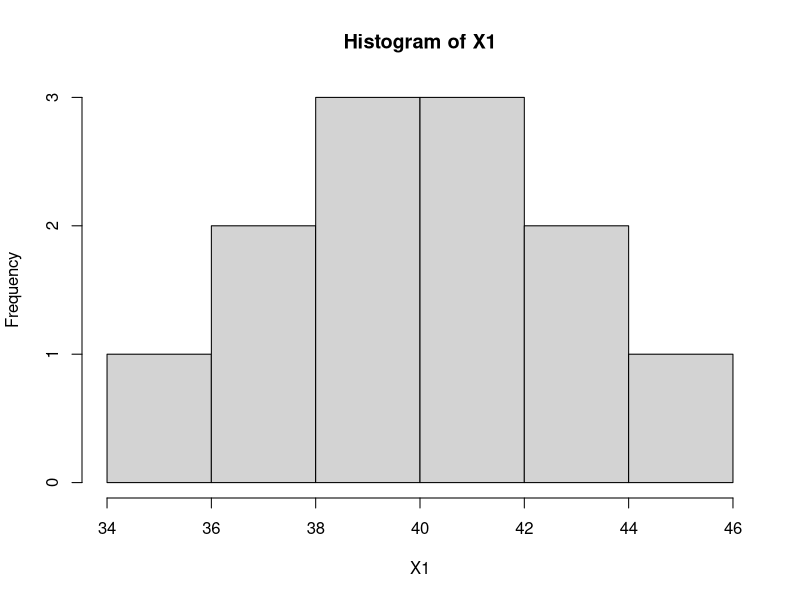
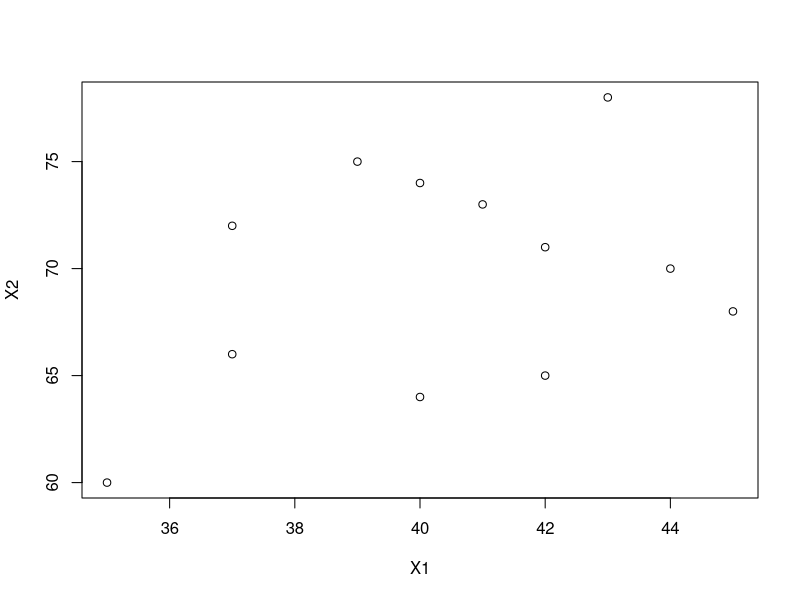
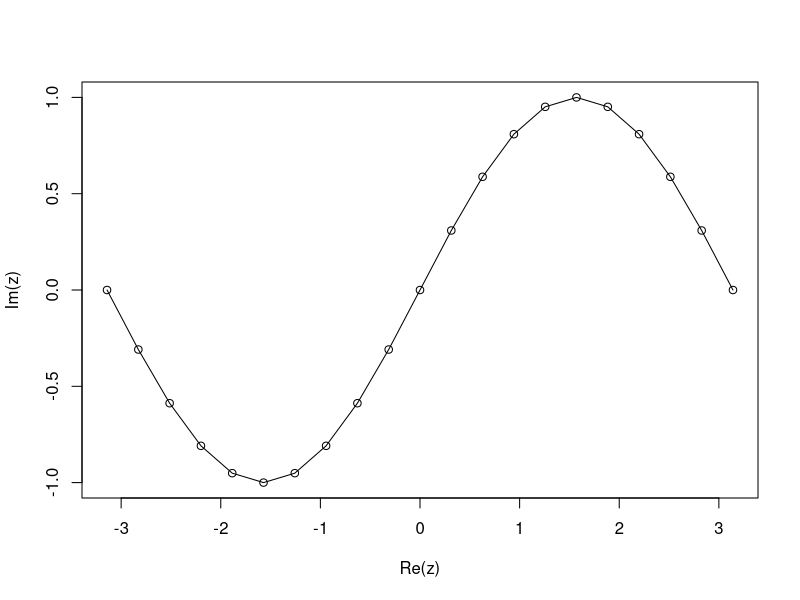

The R source for these figures, in order:
#第二章R软件的使用
#2.1R软件简介 


#2.1.2 初识R软件-三个例子
#例2.1
# 输入体重
X1<-c(35, 40, 40, 42, 37, 45, 43, 37, 44, 42, 41, 39)
# 计算体重的均值和标准差
mu1<-mean(X1); sigma1<-sd(X1) 
# 输入胸围
X2<-c(60, 74, 64, 71, 72, 68, 78, 66, 70, 65, 73, 75)
# 计算胸围的均值和标准差
mu2<-mean(X2); sigma2<-sd(X2)

#例2.2 
hist(X1) # 绘出体重的直方图
plot(X1,X2)#绘制二者关系的散点图

#例2.3 
#设置工作路径
setwd('D:\\1 教学相关2016-2017-1\\1 教学相关-2016-2017（1）\\CSharpStudy\\RProgram\\TeacherLv')
rt<-read.table("exam0203.txt", head=TRUE); rt
#做线性回归
lm.sol<-lm(Weight~Height, data=rt)
summary(lm.sol)


#2.2数字 字符与向量
#2.2.1 向量

#补充知识
#数据对象及类型
#R语言创建和控制的 实体对象被称为对象（object），
#它们可以是变量、数组、字符串、函数或者其它通过这些实体定义的更一般的结构（structures）。
#在R语言中，对象是通过名字创建和保存的。
#在R命令行（控制台）（console）窗口里可以用ls（）命令来查看当前系统里的数据对象。
#character（0）表示没有数据对象
ls()

#1.向量的赋值
x=c(10.4 , 5.6 , 3.1)
x<-c(10.4 , 5.6 , 3.1)
assign("x",c(10.4,5.6,3.1))

c(10.4,5.6,3.1)->x
y<-c(x,0,x)

#2.向量的运算
x=c(-1,0,2)
y=c(3,8,2)
v=2*x+y+1;v
v=y+1;v

x*y
x/y
x^2
y^x

#整数除法
5%/%3
#求余数
5%%3
exp(x)
#sqrt(x)#有警告，负数开方应该写成如下复数形式
sqrt(-2+0i)



#3.与向量运算有关的函数
#(1)求向量的最小值 最大值 和范围的函数
#min max range---x的范围
x=c(10,6,4,7,8)
min(x)
max(x)
range(x)

#重点which
which.min(x)
which.max(x)

#(2) 求和 求乘积
sum(x)
prod(x)#求乘积
length(x)


#2.2.2 产生有规律的序列
#1 等差序列
1:10
2.312:6
4:7.6
x=-2*1:15;x
n=5;

#这两个是不一样的，易错点：等比序列优先级最高
1:n-1
1:(n-1)



#2 等间隔函数
#形式1
s1=seq(-5,5,by=0.2);s1
#形式2
s2=seq(length=51,from=-5,by=0.2);s2


#3 重复函数
x=c(1,4,6.25);x
s= rep(x,times=3);s





#2.2.3逻辑向量
x=1:7;x
l=x>3;l #得到的l不是单个的逻辑值，而是一个向量

x2=4:10;x2
m=x2>8;m

#逻辑运算符  & |
l
m
n=l&m;n

#逻辑变量赋值，注意大小写，注意智能提示，F和T是对应的缩写，不能用小写
z=c(TRUE,FALSE,F,T)

#all全都是   any-有
all(c(1,2,3,4,5,6,7)>3)
any(c(1,2,3,4,5,6,7)>3)


#2.2.4缺失数据
#NA表示数据缺失
z=c(1:3,NA);z
#is.na()检测是否缺失数据
ind=is.na(z);ind
#给缺失值赋值
z
z[is.na(z)]=0;z   #[]表示对向量的位置操作

#is.nan不确定；is.finite有限，is.infinite()无穷
x=c(0/1,0/0,1/0,NA);x
is.nan(x)
is.finite(x)
is.infinite(x)
is.na(x) #不确定数据也认为是缺失数据；反过来则不是：缺失数据不是不确定数据；

#2.2.5 字符型向量
y=c("er","sdf","eir","jk","dim");y
#字符串连接paste
paste("abc","def")
labs1=paste("x",1:6,sep="");labs1
labs2=paste("result.",1:4,sep="");labs2
labs3=paste(1:10);labs3 #等同于命令as.character(1:10)
labs4=paste("Today is",date());labs4
labs5=paste(c('a','b'),collapse='.');labs5 
?paste

paste(1:10)  #same as as.character(1:10)
y<-paste(1:10,collapse='s');y
x1<-paste(1,2,3,4,5,collapse='s');x1
x2<-paste("1","2","3","4","5",collapse='s');x2


#2.2.6 复数向量 
x <- seq(-pi, pi, by=pi/10)
y <- sin(x)
z <- complex(re=x, im=y) #产生复数complex
plot(z)
lines(z)

#向量下标运算
#下标取值
x <- c(1,4,7)
x[2]
(c(1, 3, 5) + 5)[2]
#下标赋值
x[2] <- 125 #单独改变一个元素的值
x
x[c(1,3)] <- c(144, 169)
x


# 1、逻辑向量
x <- c(1,4,7)
x < 5
x[x<5]
z <- c(-1, 1:3, NA)
z[is.na(z)] <- 0
z <- c(-1, 1:3, NA);z
y <- z[!is.na(z)]  #将向量中非缺失数据赋给另一个向量
y
(z+1)[(!is.na(z)) & z>0] -> x
x

#改变部分元素值的技术与逻辑值下标结合可以定义分段函数
y <- numeric(length(x)) #numeric产生数值型向量
y[x<0] <- 1 - x[x<0]
y[x>=0] <- 1 + x[x>=0]
y

#2、下标的正整数运算
v <- 10:20
v[c(1,3,5,9)]
v[1:5]
v[c(1,2,3,2,1)]
c("a","b","c")[rep(c(2,1,3), times=3)]

#3、下标的负整数运算--表示扣除相应的元素
v[-(1:5)] 


#4、取字符型值的下标向量
ages <- c(Li=33, Zhang=29, Liu=18)
ages
ages["Zhang"]

#向量元素名可以后加
fruit <- c(5, 10, 1, 20)
names(fruit) <- c("orange", "banana", "apple", "peach")
fruit



#2.3 对象和它的模式和属性
#2.3.1 R对象都有两个固有属性：mode和length
mode(c(1,3,5)>5)

#检验对象属性
z <- 0:9
is.numeric(z)
is.character(z)
length(2:4)
length(z)

#类型转换
digits <- as.character(z); digits
d <- as.numeric(digits); d

#2.3.2 修改对象的长度
x <- numeric();x  #长度为0
x[3] <- 17
x

#增加对象长度
x <- 1:3
x <- 1:4     

#减少对象长度
x <- x[1:2]  
x
alpha <- 1:10
alpha <- alpha[2 * 1:5]
alpha


#2.3.3 attributes() 和 attr()函数--返回特殊属性
x <- c(apple=2.5,orange=2.1); x
attributes(x)

#存取对象object的名为names的属性
attr(x,"names")
attr(x,"names") <- c("apple","grapes"); x #改变属性值
attr(x,"type") <- "fruit"; x #定义新属性

#查看所有特殊属性
attributes(x)


#2.3.4 对象的class属性




#2.4 因子
#2.4.1 factor() 函数
sex <- c("M","F","M","M", "F")
sexf <- factor(sex); sexf
?factor

#获取因子水平
sex.level <- levels(sexf); sex.level
#统计各类数据的频数
sex.tab <- table(sexf); sex.tab

#2.4.2 tapply()函数：分组计算
height <- c(174, 165, 180, 171, 160)
#分组计算
tapply(height, sex, mean)

#2.4.3 gl(函数) ：产生因子
?gl
gl(3,5)
gl(3,1,15)


#2.5 多维数组和矩阵
#2.5.1 生成数组或矩阵
#1 将向量定义成数组
z<-1:12
dim(z)<-c(3,4)
z
#再把向量定义为一维数组
dim(z)<-12
z

#2 用array()函数构造多维数组
X <- array(1:20,dim=c(4,5))
X
Z <- array(0,dim=c(3, 4, 2))
Z

#3 用matrix（）函数构造矩阵
A<-matrix(1:15, nrow=3,ncol=5,byrow=TRUE)
A
#下面两种方法效果一样
A<-matrix(1:15, nrow=3,byrow=TRUE)
A<-matrix(1:15, ncol=5,byrow=TRUE)




#2.5.2 数组下标
#2.5.2.1 数组下标
a <- 1:24
dim(a) <- c(2,3,4)
a
a[2, 1, 2]
a[1, 2:3, 2:3]
a[1, , ]
a[ , 2, ]
a[1,1, ]

#为数组每个元素赋值0
a []<-0 

#用数据向量来取子集
a[3:10]

#2.5.2.2 不规则的数组下标
#先定义一个矩阵
b <- matrix(c(1,1,1,2,2,3,1,3,4,2,1,4), ncol=3, byrow=T)
b
#用定义好的矩阵的元素定义位置，取出对应内容
a[b]
#可以给其赋值
a[b] <- c(101,102,103,104)
a



#2.5.3 数组的四则运算
A <- matrix(1:6, nrow=2, byrow=T); A
B <- matrix(1:6, nrow=2); B
C <- matrix(c(1,2,2,3,3,4), nrow=2); C
D <- 2*C+A/B; D

#长短不一样的向量（或数组）进行运算
x1 <- c(100,200)
x2 <- 1:6
x1+x2
x3 <- matrix(1:6, nrow=3);x3
x1
x1+x3
#无法匹配的时候会警告
x2 <- 1:5
x1+x2


#2.5.4 矩阵的运算
















